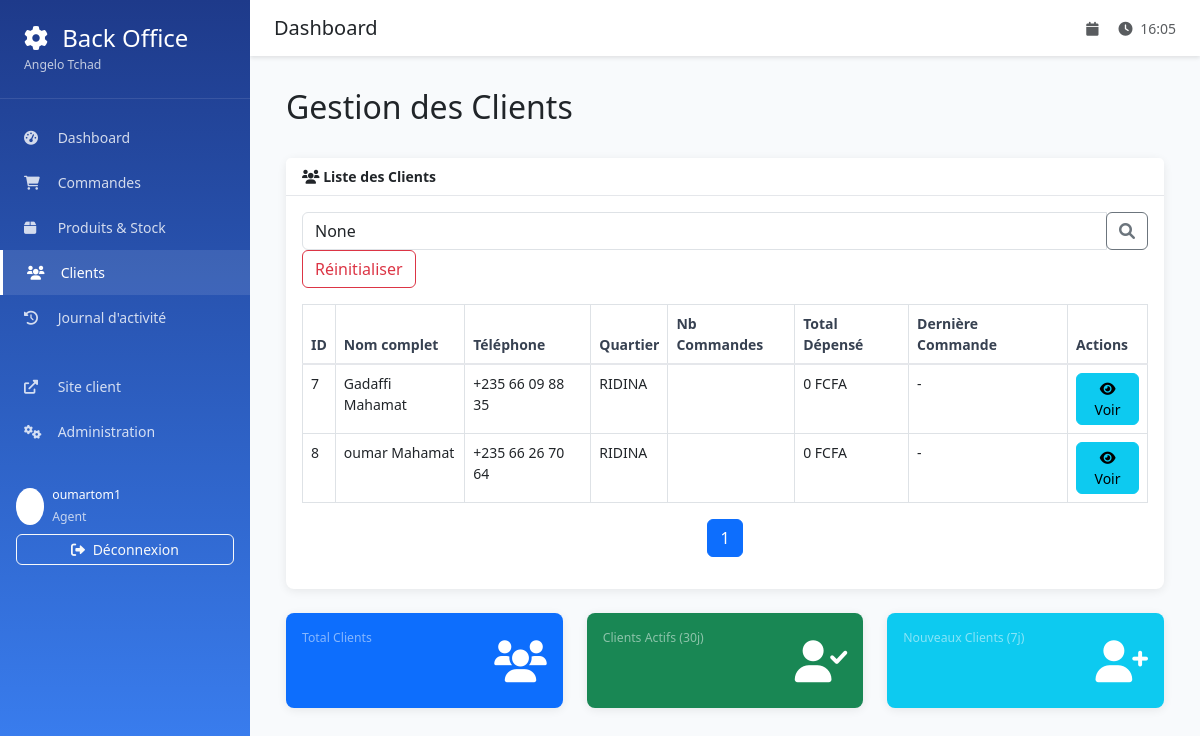
/backoffice/clients/ (signed in), run on an earlier commit of the app's database.
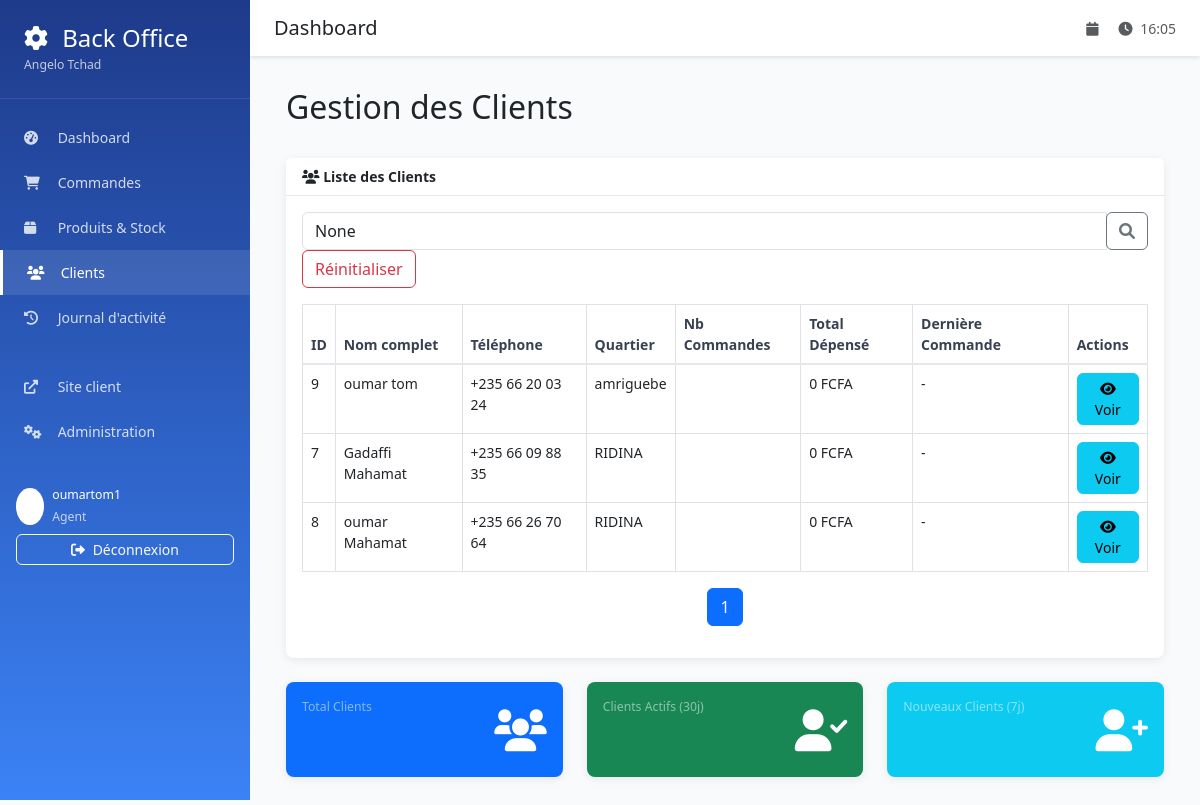
And on a later commit of the database.
### orders/models.py (models this page shows, shortened)
class Client(models.Model):
    first_name = models.CharField(max_length=100, verbose_name="Prénom")
    last_name = models.CharField(max_length=100, verbose_name="Nom")
    phone_regex = RegexValidator(
        regex=r'^\+235\s?\d{2}\s?\d{2}\s?\d{2}\s?\d{2}$',
        message="Le numéro doit être au format: +235 XX XX XX XX"
    )
    phone_number = models.CharField(
        validators=[phone_regex],
        max_length=17,
        verbose_name="Numéro de téléphone"
    )
    neighborhood = models.CharField(max_length=200, verbose_name="Quartier")
    address_details = models.TextField(blank=True, verbose_name="Détails de l'adresse")
    created_at = models.DateTimeField(auto_now_add=True)
    class Meta:
        verbose_name = "Client"
        verbose_name_plural = "Clients"
        ordering = ['last_name', 'first_name']
    @property
    def full_name(self):
        return f"{self.first_name} {self.last_name}"

### backoffice/views.py (the view, shortened to what this page needs)
# urls.py: path('clients/', views.clients_list, name='clients_list'),
@login_required
def clients_list(request):
    clients = Client.objects.annotate(
        orders_count=Count('order')
    ).order_by('-orders_count')
    search = request.GET.get('search')
    paginator = Paginator(clients, 20)
    page_number = request.GET.get('page')
    page_obj = paginator.get_page(page_number)
    context = {
        'page_obj': page_obj,
        'search': search,
    }
    return render(request, 'backoffice/clients_list.html', context)

### templates/backoffice/clients_list.html (shortened to what the changed rows need)
{% extends 'backoffice/base.html' %}
{% load static %}
{% block content %}
<div class="container-fluid">
    <div class="d-flex justify-content-between align-items-center mb-4">
        <h2>Gestion des Clients</h2>
    </div>
    <div class="card mb-4">
        <div class="card-body">
            <div class="table-responsive">
                <table class="table table-bordered" id="clientsTable" width="100%" cellspacing="0">
                    <thead>
                        <tr>
                            <th>ID</th>
                            <th>Nom complet</th>
                            <th>Téléphone</th>
                            <th>Quartier</th>
                            <th>Nb Commandes</th>
                            <th>Total Dépensé</th>
                            <th>Dernière Commande</th>
                            <th>Actions</th>
                        </tr>
                    </thead>
                    <tbody>
                        {% for client in page_obj %}
                        <tr>
                            <td>{{ client.id }}</td>
                            <td>{{ client.full_name }}</td>
                            <td>{{ client.phone_number }}</td>
                            <td>{{ client.neighborhood }}</td>
                            <td>
                                <span class="badge badge-info">{{ client.orders_count }}</span>
                            </td>
                            <td>
                                {% if client.total_spent %}
                                    {{ client.total_spent|floatformat:0 }} FCFA
                                {% else %}
                                    0 FCFA
                                {% endif %}
                            </td>
                            <td>
                                {% if client.last_order_date %}
                                    {{ client.last_order_date|date:"d/m/Y" }}
                                {% else %}
                                    -
                                {% endif %}
                            </td>
                            <td>
                                <a href="{% url 'backoffice:client_detail' client.id %}" class="btn btn-sm btn-info">
                                    <i class="fas fa-eye"></i> Voir
                                </a>
                            </td>
                        </tr>
                        {% empty %}
                        <tr>
                            <td colspan="8" class="text-center">Aucun client trouvé.</td>
                        </tr>
                        {% endfor %}
                    </tbody>
                </table>
            </div>
            <nav aria-label="Page navigation example">
                <ul class="pagination justify-content-center">
                    {% for i in page_obj.paginator.page_range %}
                        {% if page_obj.number == i %}
                            <li class="page-item active"><a class="page-link" href="#">{{ i }}</a></li>
                        {% else %}
                            <li class="page-item"><a class="page-link" href="?page={{ i }}{% if search %}&search={{ search }}{% endif %}">{{ i }}</a></li>
                        {% endif %}
                    {% endfor %}
                </ul>
            </nav>
        </div>
    </div>
</div>
{% endblock %}

What changed in the data, as far as the page shows it:
added Client: id "9", full_name "oumar tom", phone_number "+235 66 20 03 24", neighborhood "amriguebe"
